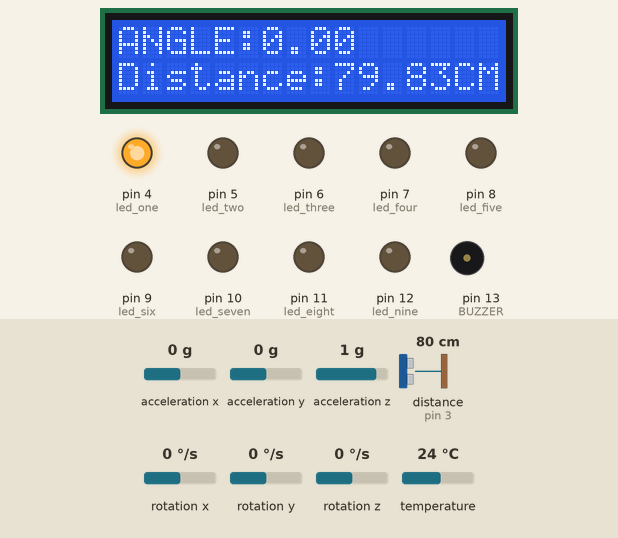
This sketch was run on a simulated Arduino Uno, built with avr-gcc and run on an emulated ATmega328P. Parts: 16×2 character LCD, output pins drawn as LEDs (lit = HIGH), buzzer (waves = sounding). Wiring (inferred from the names in the program): ultrasonic range finder: trigger pin 2; echo pin 3. The inputs (shaded band) are chosen by the test bench; at power-on: distance to the obstacle (sensor on pin 3) 80 cm, acceleration y 0 g, acceleration z 1 g, acceleration x 0 g, rotation x 0 °/s, rotation y 0 °/s, rotation z 0 °/s, temperature 24 °C. The echo pulse lasts 58.3 µs per cm; pins used as bus, display or sensor lines are not drawn.

Above: at 14.3 s.
14.4 s: distance to the obstacle (sensor on pin 3) set to 12 cm
At 14.54 s:
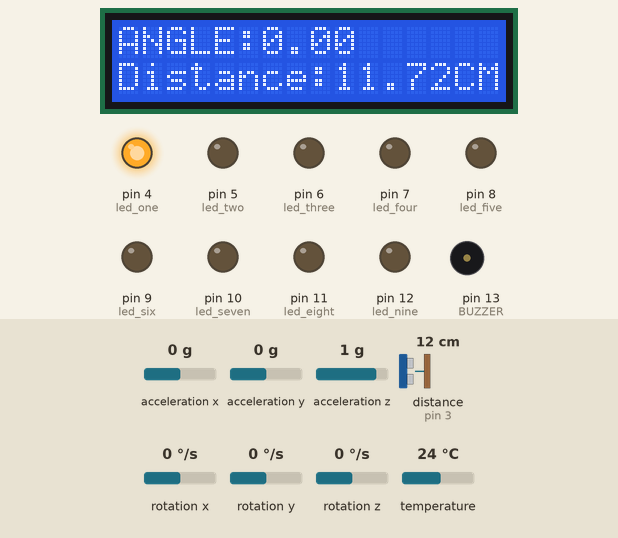
15.9 s: distance to the obstacle (sensor on pin 3) set to 9 cm
At 16.13 s:
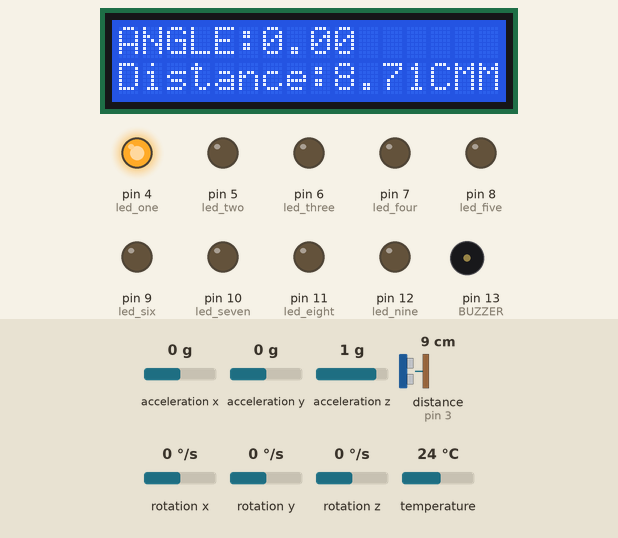
17.5 s: acceleration y set to 0.3 g
At 18.1 s:
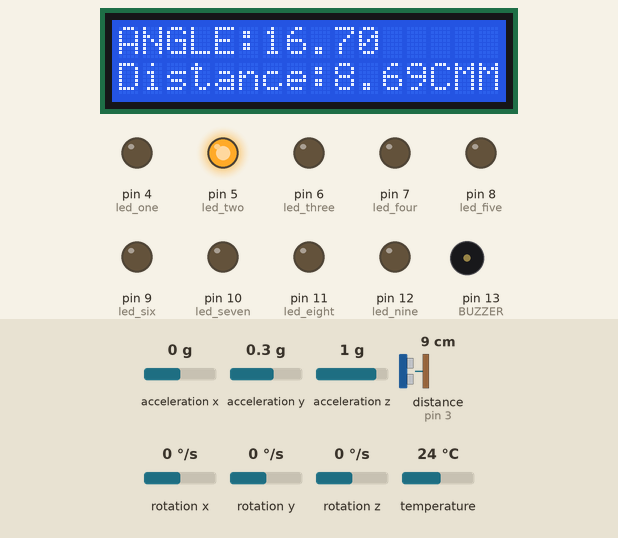
19.1 s: acceleration y set to 0.5 g
At 19.18 s:
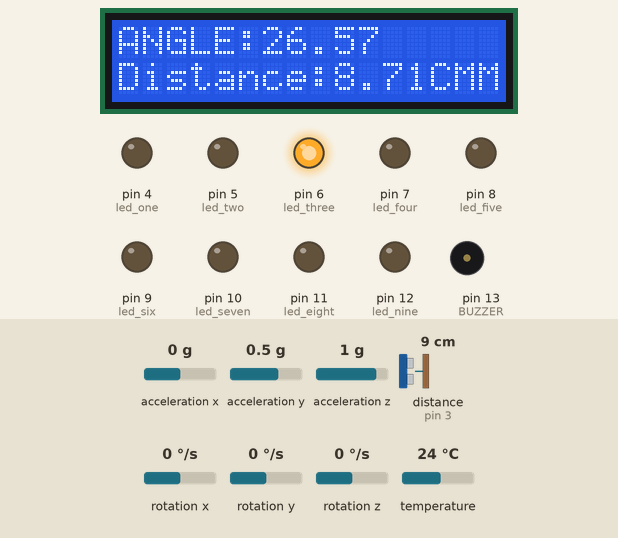
20.7 s: acceleration z set to 0.8 g
At 22.0 s:
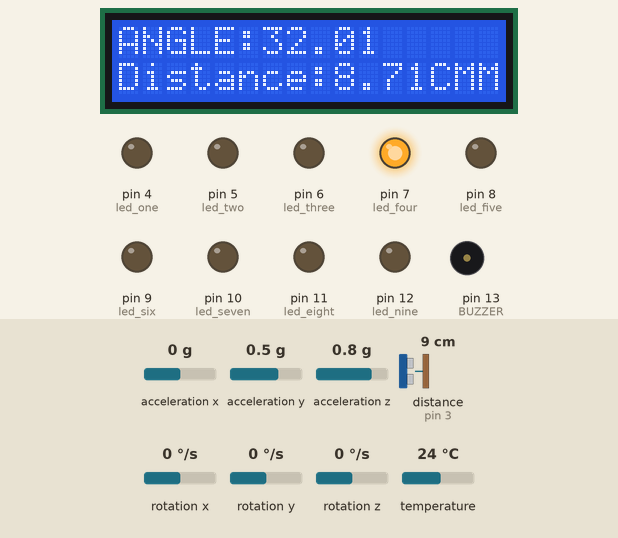
22.3 s: acceleration y set to 1.4 g
At 23.4 s:
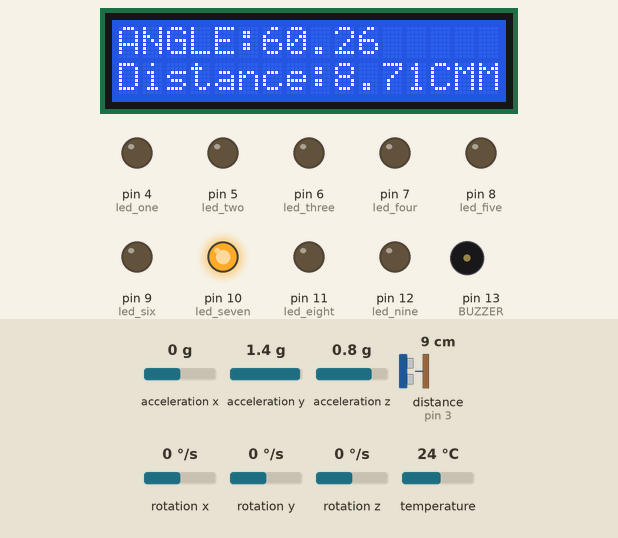
Timing chart, 0 to 25.0 s (numbered marks = the images above; inputs shaded):
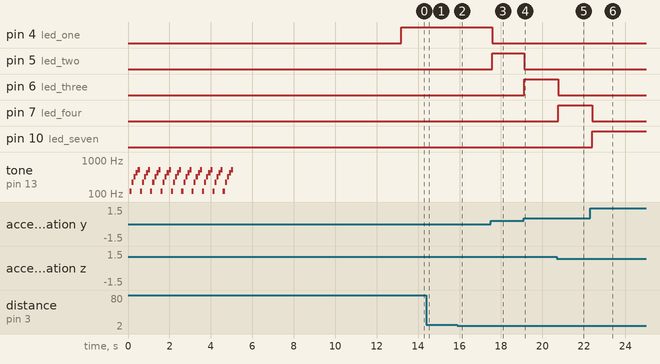

The sketch:

Distance_Angle_measurment.ino.ino
```cpp
// building a smart distance meter

// define the hearder file first
#include<Arduino.h>
#include<Wire.h>
#include<LiquidCrystal_I2C.h>
#include<Adafruit_Sensor.h>
#include<Adafruit_MPU6050.h>


LiquidCrystal_I2C lcd (0x27,16,2);
Adafruit_MPU6050 mpu;


// define the echo and trig pin
const int ECHO_PIN = 3;  //define the echo pin
const int TRIG_PIN = 2;  //define the trig pin

// define the buzzer
const int BUZZER = 13 ; // buzzer pin on GPIO 13

const long ultrosonic_delay = 2000;
const long delay_two = 2000;

// DEFINE THE led
// digital pin connect 4 to 12
const int led_one = 4;
const int led_two = 5;
const int led_three = 6;
const int led_four = 7;
const int led_five = 8;
const int led_six = 9;
const int led_seven = 10;
const int led_eight = 11;
const int led_nine = 12;


unsigned long first_previoustime =0;
const long first_milli_delay = 100;


void setup(){
    Serial.begin(9600);

    // define the ultroonic sensor
    pinMode(ECHO_PIN , INPUT);
    pinMode(TRIG_PIN , OUTPUT);
    pinMode(BUZZER , OUTPUT);
    // define the led output pin
    pinMode(led_one , OUTPUT);
    pinMode(led_two , OUTPUT);
    pinMode(led_three , OUTPUT);
    pinMode(led_four , OUTPUT);
    pinMode(led_five , OUTPUT);
    pinMode(led_six , OUTPUT);
    pinMode(led_seven , OUTPUT);
    pinMode(led_eight , OUTPUT);
    pinMode(led_nine , OUTPUT);


    // inilize the display
    lcd.init();
    lcd.backlight();

    welcome_logo(); //define the welcome logo
    welcome_buzzer(); //define the welcome buzzer
    delay(2000); //delay for 5 second
    lcd.clear();

    // check the ultrosonic
    check_ultrosonic();
    delay(delay_two);
    lcd.clear();
    ultrosonic_check_value();
    delay(ultrosonic_delay);
    lcd.clear();

    // mpu6050 check
    mpu_6050_display_name();
    delay(2000) ; //delay for 2 second
    lcd.clear();


    // define the mpu6050 sensor
    while(!Serial)
    delay(10);
    if(!mpu.begin()){
        Serial.println("not connect mpu6050 sensor please check the sensor ");
        while(true);
    }


}

void loop(){


    // display function
    distance_check_in_cm();
    mpu6050_angle_measure();

}

void welcome_logo(){
    lcd.setCursor(4,0);
    lcd.print("WELCOME");
    lcd.setCursor(4,1);
    lcd.print("PIE.SPACE");
}


void check_ultrosonic(){
    lcd.setCursor(0,0);
    lcd.print("ULTRASONIC CHECK");
}


void ultrosonic_check_value(){
    digitalWrite(TRIG_PIN , LOW);
    delayMicroseconds(2);
    digitalWrite(TRIG_PIN , HIGH);
    delayMicroseconds(10);
    digitalWrite(TRIG_PIN , LOW);

//    hight the echo pin
    float duration = pulseIn(ECHO_PIN , HIGH);
    // find the distnace
    float distance = duration/58.2;

    lcd.setCursor(0,0);
    lcd.print("Distance:");
    lcd.print(distance);
    lcd.print("CM");
}

void distance_check_in_cm(){
    digitalWrite(TRIG_PIN , LOW);
    delayMicroseconds(2);
    digitalWrite(TRIG_PIN , HIGH);
    delayMicroseconds(10);
    digitalWrite(TRIG_PIN , LOW);

//    hight the echo pin
    float duration = pulseIn(ECHO_PIN , HIGH);
    // find the distnace
    float distance = duration/58.2;

    // print on the lcd
    lcd.setCursor(0,1);
    lcd.print("Distance:");
    lcd.print(distance);
    lcd.print("CM");

    if(distance<=10){
        digitalWrite(BUZZER , HIGH);
    }
    else{
        digitalWrite(BUZZER , LOW);
    }


}

void welcome_buzzer(){

    for (int welcome_buzzer = 0; welcome_buzzer <= 4; welcome_buzzer++)
    {
    tone(BUZZER , 120);
    delay(100);
    noTone(BUZZER);
    tone(BUZZER , 220);
    delay(100);
    noTone(BUZZER);
    tone(BUZZER , 320);
    delay(100);
    noTone(BUZZER);
    tone(BUZZER , 420);
    delay(100);
    noTone(BUZZER);
    tone(BUZZER , 520);
    delay(100);
    noTone(BUZZER);
    tone(BUZZER , 120);
    delay(100);
    noTone(BUZZER);
    tone(BUZZER , 220);
    delay(100);
    noTone(BUZZER);
    tone(BUZZER , 320);
    delay(100);
    noTone(BUZZER);
    tone(BUZZER , 420);
    delay(100);
    noTone(BUZZER);
    tone(BUZZER , 520);
    delay(100);
    noTone(BUZZER);

    }
}

void mpu6050_angle_measure(){

    unsigned long first_currenttime = millis();
    if(first_currenttime - first_previoustime >=first_milli_delay){
        first_previoustime = first_currenttime;


    sensors_event_t a ,g,temp;
    mpu.getEvent(&a,&g,&temp);

    float acclerationX = a.acceleration.x;
    float acclerationY = a.acceleration.y;
    float acclerationZ = a.acceleration.z;

    // define the roll
    float ROLL = atan2(acclerationY , acclerationZ)*180.0/PI;
    // define the pitch
    float PITCH = atan(-acclerationX/sqrt(acclerationY*acclerationY+acclerationZ*acclerationZ))*180.0/PI;

    // print on the lcd
    lcd.setCursor(0,0);
    lcd.print("ANGLE:");
    lcd.print(ROLL);

    if(ROLL <= 10){
        digitalWrite(led_one , HIGH);
        digitalWrite(led_two , LOW);
        digitalWrite(led_three , LOW);
        digitalWrite(led_four , LOW);
        digitalWrite(led_five , LOW);
        digitalWrite(led_six , LOW);
        digitalWrite(led_seven , LOW);
        digitalWrite(led_eight , LOW);
        digitalWrite(led_nine , LOW);

    }
    else if( ROLL <= 20){
         digitalWrite(led_one , LOW);
        digitalWrite(led_two , HIGH);
        digitalWrite(led_three , LOW);
        digitalWrite(led_four , LOW);
        digitalWrite(led_five , LOW);
        digitalWrite(led_six , LOW);
        digitalWrite(led_seven , LOW);
        digitalWrite(led_eight , LOW);
        digitalWrite(led_nine , LOW);

    }

    else if (ROLL <=30 ){
        digitalWrite(led_one , LOW);
        digitalWrite(led_two , LOW);
        digitalWrite(led_three , HIGH);
        digitalWrite(led_four , LOW);
        digitalWrite(led_five , LOW);
        digitalWrite(led_six , LOW);
        digitalWrite(led_seven , LOW);
        digitalWrite(led_eight , LOW);
        digitalWrite(led_nine , LOW);


    }
    else if(ROLL <=40){
        digitalWrite(led_one , LOW);
        digitalWrite(led_two , LOW);
        digitalWrite(led_three , LOW);
        digitalWrite(led_four , HIGH);
        digitalWrite(led_five , LOW);
        digitalWrite(led_six , LOW);
        digitalWrite(led_seven , LOW);
        digitalWrite(led_eight , LOW);
        digitalWrite(led_nine , LOW);

    }
    else if(ROLL <= 50){
        digitalWrite(led_one , LOW);
        digitalWrite(led_two , LOW);
        digitalWrite(led_three , LOW);
        digitalWrite(led_four , LOW);
        digitalWrite(led_five , HIGH);
        digitalWrite(led_six , LOW);
        digitalWrite(led_seven , LOW);
        digitalWrite(led_eight , LOW);
        digitalWrite(led_nine , LOW);


    }
    else if(ROLL <=60){
        digitalWrite(led_one , LOW);
        digitalWrite(led_two , LOW);
        digitalWrite(led_three , LOW);
        digitalWrite(led_four , LOW);
        digitalWrite(led_five , LOW);
        digitalWrite(led_six , HIGH);
        digitalWrite(led_seven , LOW);
        digitalWrite(led_eight , LOW);
        digitalWrite(led_nine , LOW);
    }
    else if(ROLL <= 70){
        digitalWrite(led_one , LOW);
        digitalWrite(led_two , LOW);
        digitalWrite(led_three , LOW);
        digitalWrite(led_four , LOW);
        digitalWrite(led_five , LOW);
        digitalWrite(led_six , LOW);
        digitalWrite(led_seven , HIGH);
        digitalWrite(led_eight , LOW);
        digitalWrite(led_nine , LOW);
    }
    else if(ROLL <= 80){
        digitalWrite(led_one , LOW);;
        digitalWrite(led_two , LOW);
        digitalWrite(led_three , LOW);
        digitalWrite(led_four , LOW);
        digitalWrite(led_five , LOW);
        digitalWrite(led_six , LOW);
        digitalWrite(led_seven , LOW);
        digitalWrite(led_eight , HIGH);
        digitalWrite(led_nine , LOW);
    }
    else if(ROLL <= 90){
        digitalWrite(led_one , LOW);
        digitalWrite(led_two , LOW);
        digitalWrite(led_three , LOW);
        digitalWrite(led_four , LOW);
        digitalWrite(led_five , LOW);
        digitalWrite(led_six , LOW);
        digitalWrite(led_seven , LOW);
        digitalWrite(led_eight , LOW);
        digitalWrite(led_nine , HIGH);
    }

    else{


        digitalWrite(led_one , LOW);
        digitalWrite(led_two , LOW);
        digitalWrite(led_three , LOW);
        digitalWrite(led_four , LOW);
        digitalWrite(led_five , LOW);
        digitalWrite(led_six , LOW);
        digitalWrite(led_seven , LOW);
        digitalWrite(led_eight , LOW);
        digitalWrite(led_nine , LOW);

    }

    }

}

void mpu_6050_display_name(){
    lcd.setCursor(0,0);
    lcd.print("CHeck mpu6050");

}
```

Measured:
- the behaviour switches between 11 and 10 cm on distance to the obstacle (sensor on pin 3) (found by bisection; images 1 and 2)
- the behaviour switches between 0.1 and 0.2 g on acceleration y (found by bisection; images 2 and 3)
- the behaviour switches between 0.3 and 0.4 g on acceleration y (found by bisection; images 3 and 4)
- after the input at 14.4 s, the display: changes at once (image 1)
- after the input at 15.9 s, the display: changes at once (image 2)
- after the input at 17.5 s, pin 4 (led_one): HIGH → LOW after 0.09 s; pin 5 (led_two): LOW → HIGH after 0.09 s; the display: first differs from a run without the input after 0.09 s (image 3 shows a later state)
- after the input at 19.1 s, pin 5 (led_two): HIGH → LOW at once; pin 6 (led_three): LOW → HIGH at once; the display: changes at once (image 4)
- after the input at 20.7 s, pin 6 (led_three): HIGH → LOW after 0.06 s; pin 7 (led_four): LOW → HIGH after 0.06 s; the display: changes after 0.06 s (image 5)
- after the input at 22.3 s, pin 7 (led_four): HIGH → LOW after 0.10 s; pin 10 (led_seven): LOW → HIGH after 0.10 s; the display: changes after 0.10 s (image 6)
